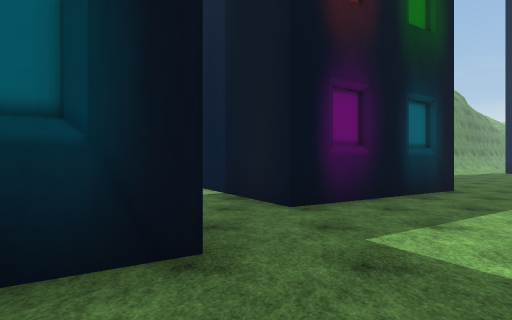
[1] (above)

24 first-person views from a walk through a 3-D level made in the Unity game engine. The camera is 1.5 m above the floor, looks level and sees 80° across. The floor is counted in squares, 2 m on a side. Each view is taken from the middle of a square. On the plan, view 1 faces up. The plan holds only what a view shows up to about 10 squares ahead; the rest is blank. The place goes on beyond the plan. The player is left out. Some surface patterns are stand-ins.

[2]
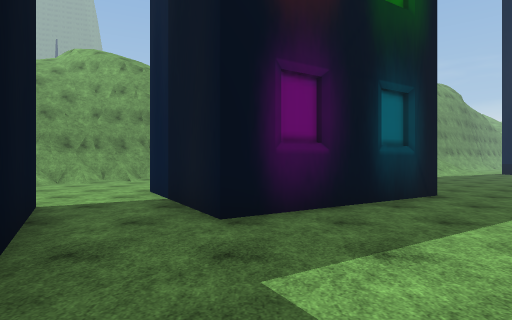

[3]
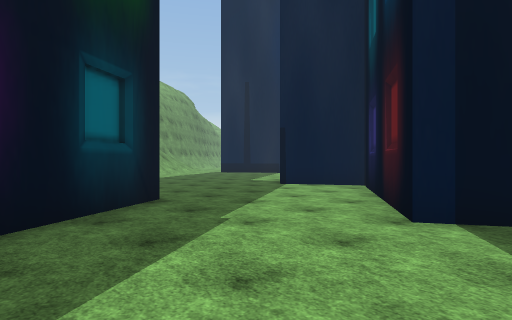

[4]
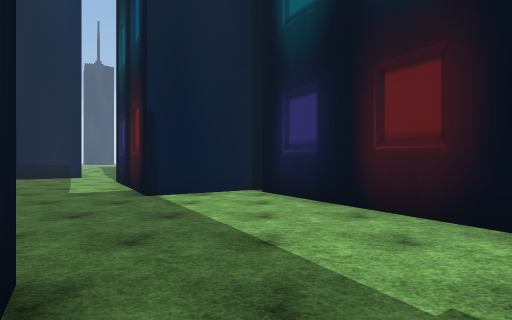

[5]
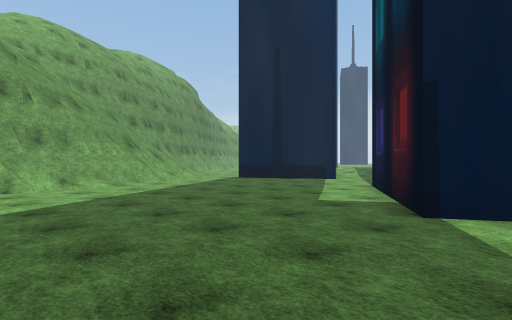

[6]
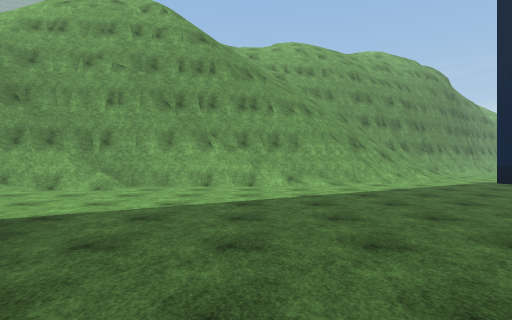

[7]
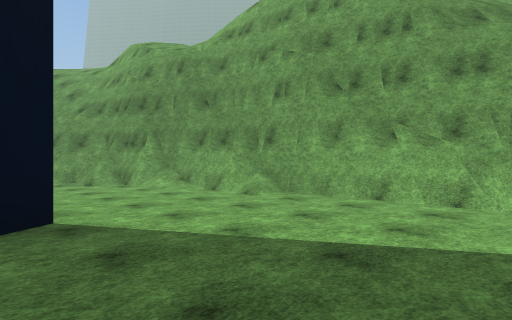

[8]
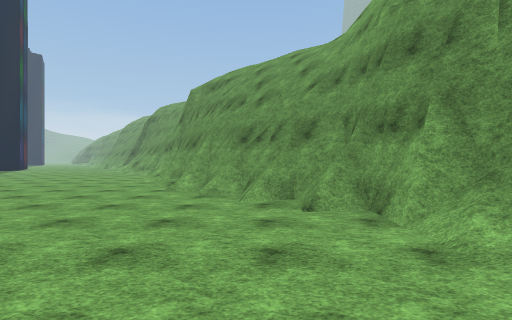

[9]
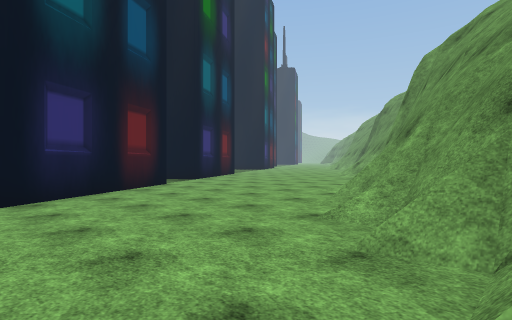

[10]
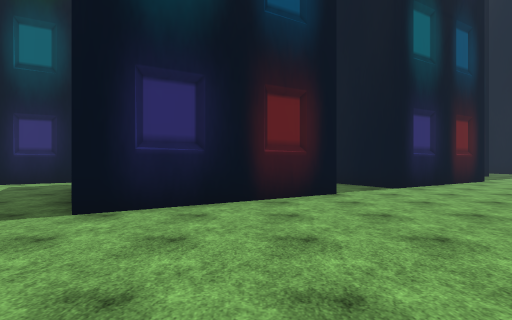

[11]
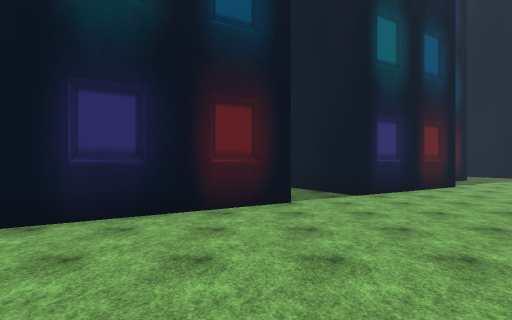

[12]
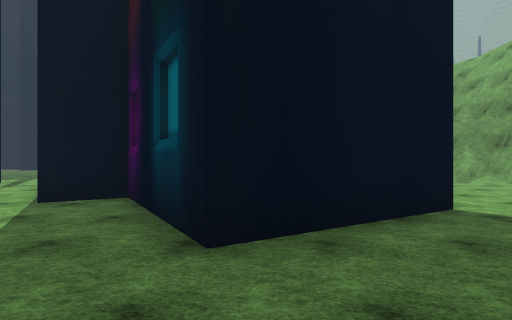

[13]
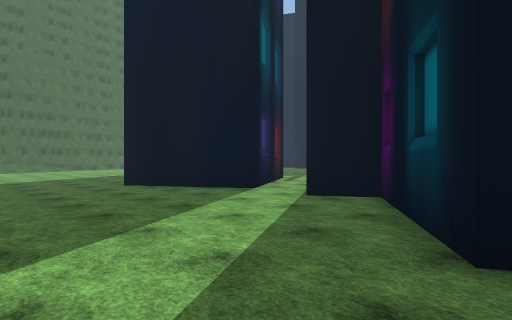

[14]
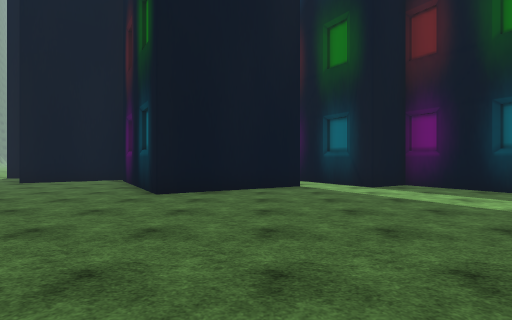

[15]
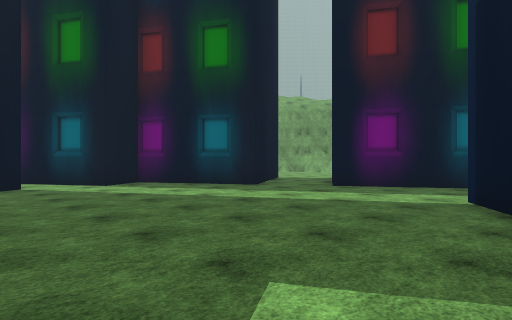

[16]
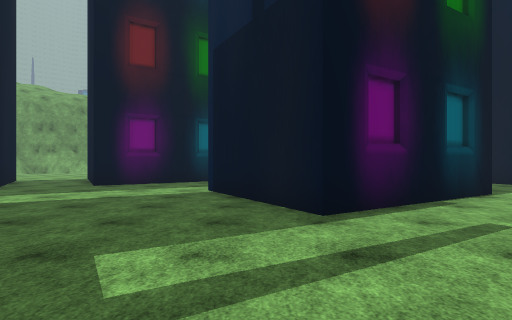

[17]
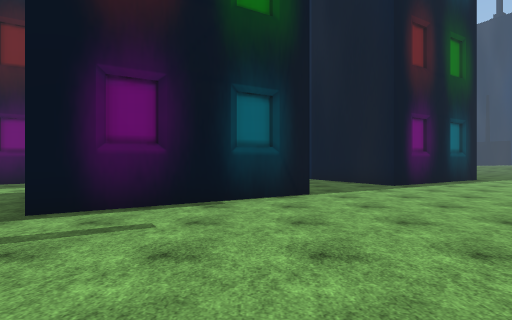

[18]
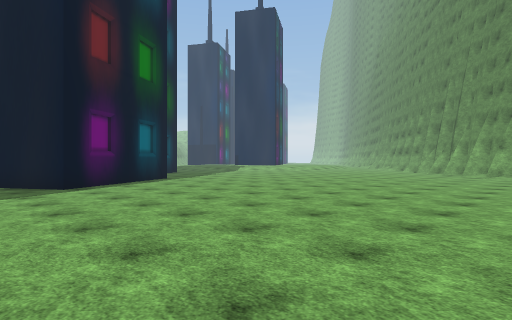

[19]
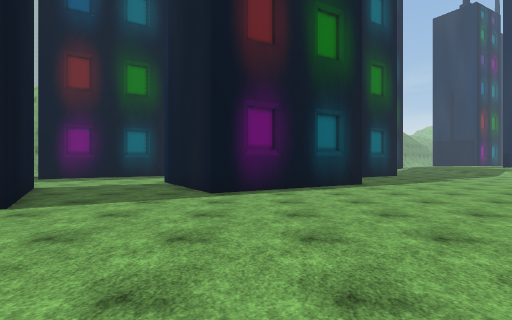

[20]
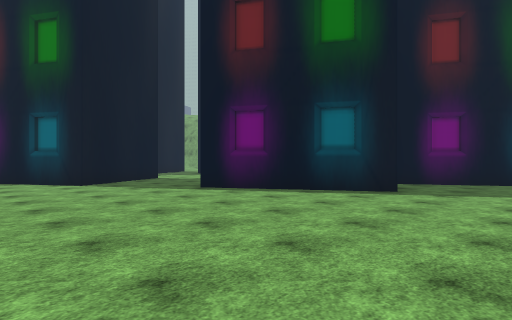

[21]
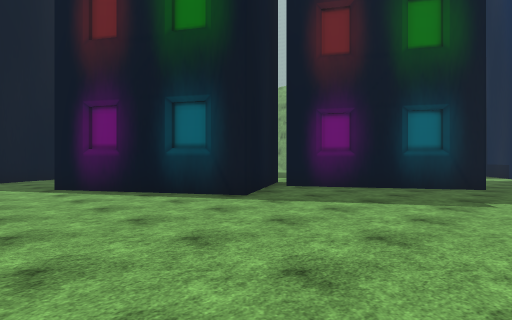

[22]
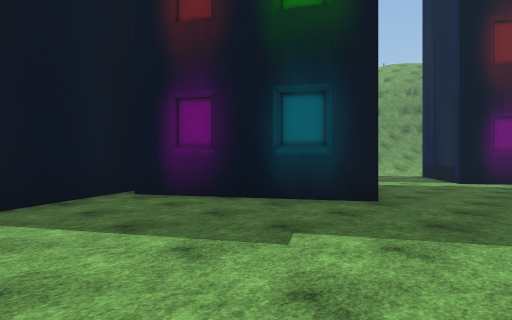

[23]
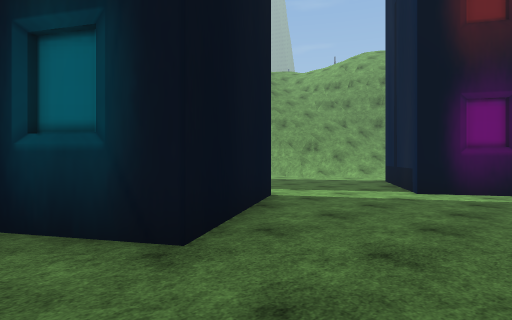

[24]
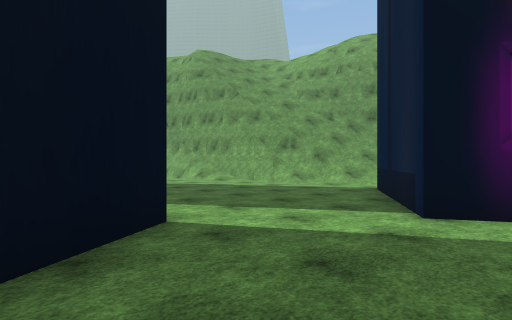

### Floor plan
Key: @ floor where view 1 was taken; # wall or solid block; . floor; / step, stairs or slope; = window, fence, low wall or low ledge; v drop or lower ground; B building.
Columns run from 11 left of view 1 to 18 right of it. Each row starts with its distance up from view 1.
 17          /vvvv  #####=/..B
 16    =     /v #####=//.....B
 15    //#vvvv###/............B
 14    //##v##//...............BB
 13    ///v##....................
 12    //v##.....................
 11 //vv###.......B..........B....
 10 vv ##/......  B........BBB....
  9 #  #/......     ......B  BB...
  8 # /.......B     B....B    B...
  7 ..........BB  BB.....BB  BB...
  6  .......B..BBB.......BBBB.....
  5 .......BBB..B.......BBBB......
  4 .....BB  B........BB  B.......
  3 ....BB    B......BB    B.....
  2 ..B..    BB.......B  BBB......
  1 .BBB..BBB.....B...BBBB.......
  0 B  B..BB...@BB B...B.........
 -1     B......    B............
 -2   BB......B     B.......... .
 -3   B........B  BB...........
 -4  B..........BB.............
 -5 BB..........B...............
 -6 B............................
 -7 BB............................
 -8 B B.......... ... ............
 -9   B....... .   . . ....
-10    B.....
-11  BB.....
-12 B......
-13 .......
-14 ....
-15 B..
-16 B.

Positions as (right, up) in squares from view 1, and headings:
1: (0, 0), facing up
2: (1, 1), facing up
3: (2, 2), facing up-right
4: (3, 6), facing right
5: (5, 7), facing up-right
6: (6, 7), facing up
7: (7, 10), facing up-left
8: (2, 12), facing left
9: (-2, 12), facing down-left
10: (-5, 10), facing down
11: (-6, 10), facing down
12: (-4, -1), facing left
13: (-4, -1), facing down-left
14: (-1, -8), facing left
15: (0, -8), facing up-left
16: (0, -9), facing up
17: (4, -9), facing up
18: (6, -9), facing up-right
19: (9, -7), facing up
20: (15, -5), facing up-left
21: (17, -2), facing up-left
22: (18, 2), facing up-left
23: (18, 6), facing up-left
24: (17, 9), facing up-left
